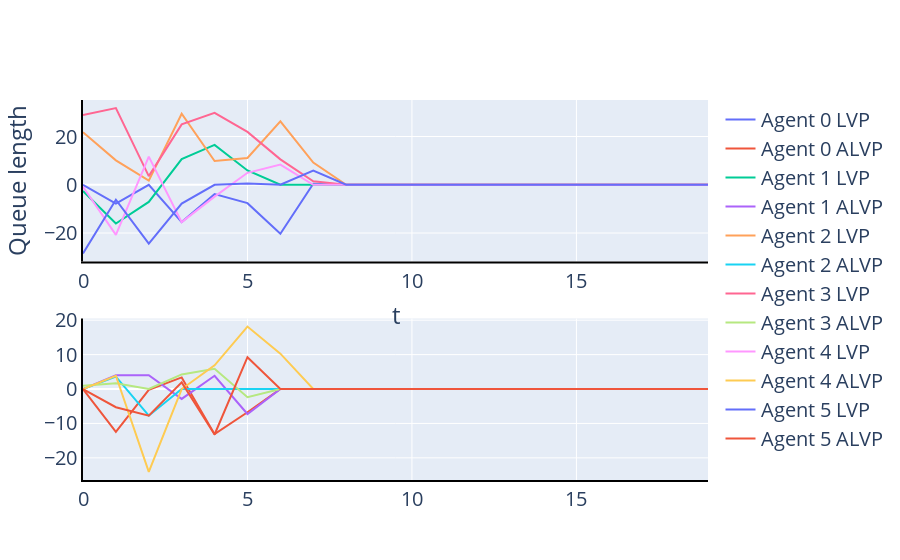

Notebook source saved alongside this figure:
### Code cell
layout = go.Layout(plot_bgcolor='rgba(0,0,0,0)')
fig = make_subplots(rows=2, cols=1)

for i in range(number_of_agents):
    sequence = [j[i] for j in alg_lvp.sequence]
    fig.add_trace(go.Scatter(y=sequence,
                                         x=list(range(len(sequence))),
                                         name=f"Agent {i} LVP",
                                         mode="lines"),
                 row=1, col=1)
    
    
    sequence = [j[i] for j in alg_alvp.sequence]
    fig.add_trace(go.Scatter(y=sequence,
                                         x=list(range(len(sequence))),
                                         name=f"Agent {i} ALVP",
                                         mode="lines"),
                 row=2, col=1)
            
fig.update_layout(
    xaxis_title="t",
    yaxis_title="Queue length",
    font = dict(size = 20),
    height=600,
)
fig.update_xaxes(showline=True, linewidth=2, linecolor='black', gridcolor='white')
fig.update_yaxes(showline=True, linewidth=2, linecolor='black', gridcolor='white')
fig.show()

### Figure 1 — Plotly figure (JSON) as saved in the notebook; plotly's stock layout.template omitted (floating-point values rounded to 4 significant figures)
{"data": [{"mode": "lines", "name": "Agent 0 LVP", "type": "scatter", "x": [0, 1, 2, 3, 4, 5, 6, 7, 8, 9, 10, 11, 12, 13, 14, 15, 16, 17, 18, 19], "xaxis": "x", "y": [0, -7.835, 0, -15.46, -3.893, -7.617, -20.32, 0.399, 0, 0, 0, 0, 0, 0, 0, 0, 0, 0, 0, 0], "yaxis": "y"}, {"mode": "lines", "name": "Agent 0 ALVP", "type": "scatter", "x": [0, 1, 2, 3, 4, 5, 6, 7, 8, 9, 10, 11, 12, 13, 14, 15, 16, 17, 18, 19], "xaxis": "x2", "y": [0, -12.42, -0.2221, 3.377, -13.11, -6.741, 0, 0, 0, 0, 0, 0, 0, 0, 0, 0, 0, 0, 0, 0], "yaxis": "y2"}, {"mode": "lines", "name": "Agent 1 LVP", "type": "scatter", "x": [0, 1, 2, 3, 4, 5, 6, 7, 8, 9, 10, 11, 12, 13, 14, 15, 16, 17, 18, 19], "xaxis": "x", "y": [-2.588, -16.07, -7.11, 10.62, 16.51, 5.91, 0, 0, 0, 0, 0, 0, 0, 0, 0, 0, 0, 0, 0, 0], "yaxis": "y"}, {"mode": "lines", "name": "Agent 1 ALVP", "type": "scatter", "x": [0, 1, 2, 3, 4, 5, 6, 7, 8, 9, 10, 11, 12, 13, 14, 15, 16, 17, 18, 19], "xaxis": "x2", "y": [0, 3.969, 3.989, -2.88, 3.841, -7.26, 0, 0, 0, 0, 0, 0, 0, 0, 0, 0, 0, 0, 0, 0], "yaxis": "y2"}, {"mode": "lines", "name": "Agent 2 LVP", "type": "scatter", "x": [0, 1, 2, 3, 4, 5, 6, 7, 8, 9, 10, 11, 12, 13, 14, 15, 16, 17, 18, 19], "xaxis": "x", "y": [21.75, 10.13, 1.691, 29.44, 9.841, 11.1, 26.31, 9.2, 0, 0, 0, 0, 0, 0, 0, 0, 0, 0, 0, 0], "yaxis": "y"}, {"mode": "lines", "name": "Agent 2 ALVP", "type": "scatter", "x": [0, 1, 2, 3, 4, 5, 6, 7, 8, 9, 10, 11, 12, 13, 14, 15, 16, 17, 18, 19], "xaxis": "x2", "y": [0, 3.593, -7.755, 0, 0, 0, 0, 0, 0, 0, 0, 0, 0, 0, 0, 0, 0, 0, 0, 0], "yaxis": "y2"}, {"mode": "lines", "name": "Agent 3 LVP", "type": "scatter", "x": [0, 1, 2, 3, 4, 5, 6, 7, 8, 9, 10, 11, 12, 13, 14, 15, 16, 17, 18, 19], "xaxis": "x", "y": [28.88, 31.78, 3.567, 25.01, 29.78, 21.9, 10.52, 1.462, 0, 0, 0, 0, 0, 0, 0, 0, 0, 0, 0, 0], "yaxis": "y"}, {"mode": "lines", "name": "Agent 3 ALVP", "type": "scatter", "x": [0, 1, 2, 3, 4, 5, 6, 7, 8, 9, 10, 11, 12, 13, 14, 15, 16, 17, 18, 19], "xaxis": "x2", "y": [0.9625, 1.693, 0, 4.231, 5.887, -2.363, 0, 0, 0, 0, 0, 0, 0, 0, 0, 0, 0, 0, 0, 0], "yaxis": "y2"}, {"mode": "lines", "name": "Agent 4 LVP", "type": "scatter", "x": [0, 1, 2, 3, 4, 5, 6, 7, 8, 9, 10, 11, 12, 13, 14, 15, 16, 17, 18, 19], "xaxis": "x", "y": [-0.8175, -20.78, 11.67, -15.47, -4.905, 4.959, 8.35, 0, 0, 0, 0, 0, 0, 0, 0, 0, 0, 0, 0, 0], "yaxis": "y"}, {"mode": "lines", "name": "Agent 4 ALVP", "type": "scatter", "x": [0, 1, 2, 3, 4, 5, 6, 7, 8, 9, 10, 11, 12, 13, 14, 15, 16, 17, 18, 19], "xaxis": "x2", "y": [0, 3.844, -24.08, 0, 6.885, 18.14, 10.27, 0, 0, 0, 0, 0, 0, 0, 0, 0, 0, 0, 0, 0], "yaxis": "y2"}, {"mode": "lines", "name": "Agent 5 LVP", "type": "scatter", "x": [0, 1, 2, 3, 4, 5, 6, 7, 8, 9, 10, 11, 12, 13, 14, 15, 16, 17, 18, 19], "xaxis": "x", "y": [-28.45, -6.196, -24.42, -7.804, 0, 0.4841, 0, 5.886, 0, 0, 0, 0, 0, 0, 0, 0, 0, 0, 0, 0], "yaxis": "y"}, {"mode": "lines", "name": "Agent 5 ALVP", "type": "scatter", "x": [0, 1, 2, 3, 4, 5, 6, 7, 8, 9, 10, 11, 12, 13, 14, 15, 16, 17, 18, 19], "xaxis": "x2", "y": [0, -5.279, -7.761, 1.924, -13.22, 9.248, 0, 0, 0, 0, 0, 0, 0, 0, 0, 0, 0, 0, 0, 0], "yaxis": "y2"}], "layout": {"autosize": true, "font": {"size": 20}, "xaxis": {"anchor": "y", "autorange": true, "domain": [0, 1], "gridcolor": "white", "linecolor": "black", "linewidth": 2, "range": [0, 19], "showline": true, "title": {"text": "t"}, "type": "linear"}, "xaxis2": {"anchor": "y2", "autorange": true, "domain": [0, 1], "gridcolor": "white", "linecolor": "black", "linewidth": 2, "range": [0, 19], "showline": true, "type": "linear"}, "yaxis": {"anchor": "x", "autorange": true, "domain": [0.575, 1], "gridcolor": "white", "linecolor": "black", "linewidth": 2, "range": [-31.8, 35.12], "showline": true, "title": {"text": "Queue length"}, "type": "linear"}, "yaxis2": {"anchor": "x2", "autorange": true, "domain": [0, 0.425], "gridcolor": "white", "linecolor": "black", "linewidth": 2, "range": [-26.43, 20.49], "showline": true, "type": "linear"}}}
